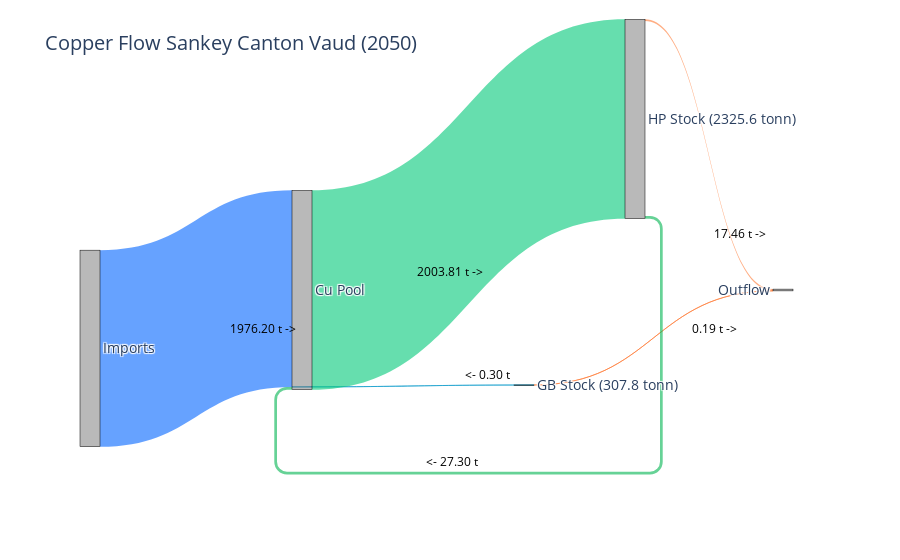

The notebook cell saved with this chart:
### Code cell
# Copper flow 2050
hp_cu_out = Copper_HP_o[-1]/1000
gb_cu_out = Copper_GB_o[-1]/1000


hp_to_cu = rr * hp_cu_out
gb_to_cu = rr * gb_cu_out

imports_to_cu = -Copper_HP_i[-1]/1000 +  -Copper_GB_i[-1]/1000

gb_to_outflow = gb_cu_out - gb_to_cu
hp_to_outflow = hp_cu_out - hp_to_cu

cu_to_hp = imports_to_cu + gb_to_cu + hp_to_cu
# -------------------------

labels = [
    "Imports",   # 0
    "Cu Pool",   # 1
    "GB Stock (307.8 tonn)",  # 2
    "HP Stock (2325.6 tonn)",  # 3
    "Outflow"    # 4
]

sources = [
    0,  # Imports → Cu
    2,  # GB → Cu
    2,  # GB → Outflow
    1,  # Cu → HP
    3,  # HP → Cu
    3   # HP → Outflow
]

targets = [
    1,  # Imports → Cu
    1,  # GB → Cu
    4,  # GB → Outflow
    3,  # Cu → HP
    1,  # HP → Cu
    4   # HP → Outflow
]

values = [
    imports_to_cu,
    gb_to_cu,
    gb_to_outflow,
    cu_to_hp,
    hp_to_cu,
    hp_to_outflow
]

colors = [
    "rgba(0,100,255,0.6)",  # Imports → Cu
    "rgba(0,150,200,0.6)",  # GB → Cu
    "rgba(255,120,50,0.6)", # GB → Outflow
    "rgba(0,200,120,0.6)",  # Cu → HP
    "rgba(0,180,80,0.6)",   # HP → Cu
    "rgba(255,120,50,0.6)"  # HP → Outflow
]

node_x = [
    0.00,  # Imports
    0.30,  # Cu Pool
    0.60,  # GB Stock
    0.75,  # HP Stock
    0.95   # Outflow
]

node_y = [
    0.50,  # Imports (center left)
    0.50,  # Cu Pool (center)
    0.75,  # GB Stock (top)
    0.05,  # HP Stock (bottom)
    0.50   # Outflow (center right)
]

# (GB above, HP below)

fig = go.Figure(data=[go.Sankey(
    arrangement="fixed",
    node=dict(
        pad=20,
        thickness=20,
        line=dict(color="black", width=0.5),
        label=labels,
        x=node_x,
        y=node_y,
        color="rgba(80,80,80,0.4)"
    ),
    link=dict(
        source=sources,
        target=targets,
        value=values,
        color=colors,
        customdata=values,
        hovertemplate='Flow: %{customdata:.2f} t<extra></extra>'
    )
)])

# Add flow labels at approximate midpoints
annotations = [
    dict(x=0.20, y=0.40, text=f"{imports_to_cu:.2f} t ->", showarrow=False, font=dict(size=12, color="black")),
    dict(x=0.55, y=0.25, text=f"<- {gb_to_cu:.2f} t", showarrow=False, font=dict(size=12, color="black")),
    dict(x=0.89, y=0.40, text=f"{gb_to_outflow:.2f} t ->", showarrow=False, font=dict(size=12, color="black")),
    dict(x=0.50, y=0.55, text=f"{cu_to_hp:.2f} t ->", showarrow=False, font=dict(size=12, color="black")),
    dict(x=0.50, y=0.02, text=f" <- {hp_to_cu:.2f} t", showarrow=False, font=dict(size=12, color="black")),
    dict(x=0.93, y=0.65, text=f"{hp_to_outflow:.2f} t ->", showarrow=False, font=dict(size=12, color="black"))
]

fig.update_layout(
    title_text="Copper Flow Sankey Canton Vaud (2050)",
    font_size=14,
    annotations=annotations
)

fig.show()

### Figure 1 — Plotly figure (JSON) as saved in the notebook; plotly's stock layout.template omitted (floating-point values rounded to 4 significant figures)
{"data": [{"arrangement": "fixed", "link": {"color": ["rgba(0,100,255,0.6)", "rgba(0,150,200,0.6)", "rgba(255,120,50,0.6)", "rgba(0,200,120,0.6)", "rgba(0,180,80,0.6)", "rgba(255,120,50,0.6)"], "customdata": [1976.0, 0.2983, 0.1907, 2004.0, 27.3, 17.46], "hovertemplate": "Flow: %{customdata:.2f} t<extra></extra>", "source": [0, 2, 2, 1, 3, 3], "target": [1, 1, 4, 3, 1, 4], "value": [1976.0, 0.2983, 0.1907, 2004.0, 27.3, 17.46]}, "node": {"color": "rgba(80,80,80,0.4)", "label": ["Imports", "Cu Pool", "GB Stock (307.8 tonn)", "HP Stock (2325.6 tonn)", "Outflow"], "line": {"color": "black", "width": 0.5}, "pad": 20, "thickness": 20, "x": [0, 0.3, 0.6, 0.75, 0.95], "y": [0.5, 0.5, 0.75, 0.05, 0.5]}, "type": "sankey"}], "layout": {"annotations": [{"font": {"color": "black", "size": 12}, "showarrow": false, "text": "1976.20 t ->", "x": 0.2, "y": 0.4}, {"font": {"color": "black", "size": 12}, "showarrow": false, "text": "<- 0.30 t", "x": 0.55, "y": 0.25}, {"font": {"color": "black", "size": 12}, "showarrow": false, "text": "0.19 t ->", "x": 0.89, "y": 0.4}, {"font": {"color": "black", "size": 12}, "showarrow": false, "text": "2003.81 t ->", "x": 0.5, "y": 0.55}, {"font": {"color": "black", "size": 12}, "showarrow": false, "text": " <- 27.30 t", "x": 0.5, "y": 0.02}, {"font": {"color": "black", "size": 12}, "showarrow": false, "text": "17.46 t ->", "x": 0.93, "y": 0.65}], "font": {"size": 14}, "title": {"text": "Copper Flow Sankey Canton Vaud (2050)"}}}
